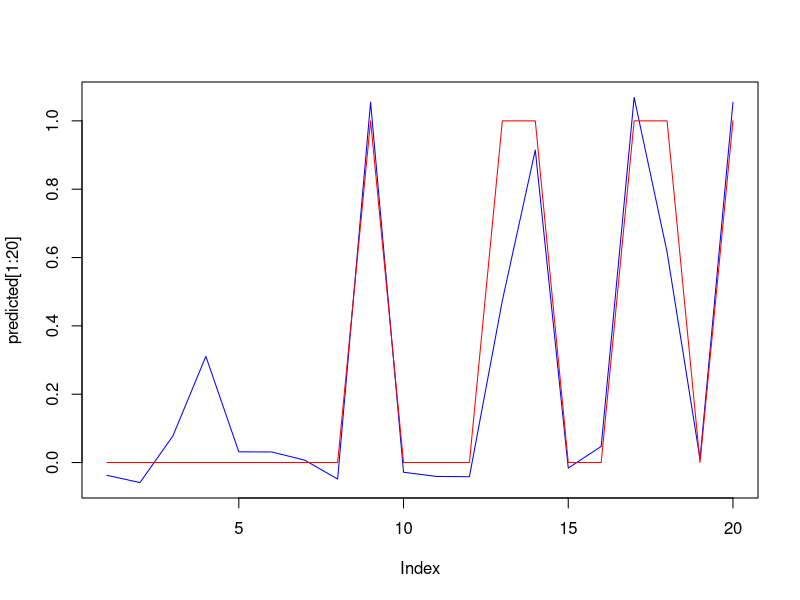

The R source for this figure:
#Generate random data 
v1<-runif(1000)
v2<-rnorm(1000,10,2)
v3<-rnorm(1000,100,10)
target<-round((v1*v2)/max(v1*v2),0)
data=cbind.data.frame(v1,v2,v3,target)

library(e1071)
# Fitting model
svm <-svm(target ~ ., data = data)
summary(svm)
#Predict Output 
predicted= predict(svm,data)

#plotting of Fact and Predicted values
plot(predicted[1:20], col='blue', type='l')
points(data$target[1:20], col='red', type='l')
